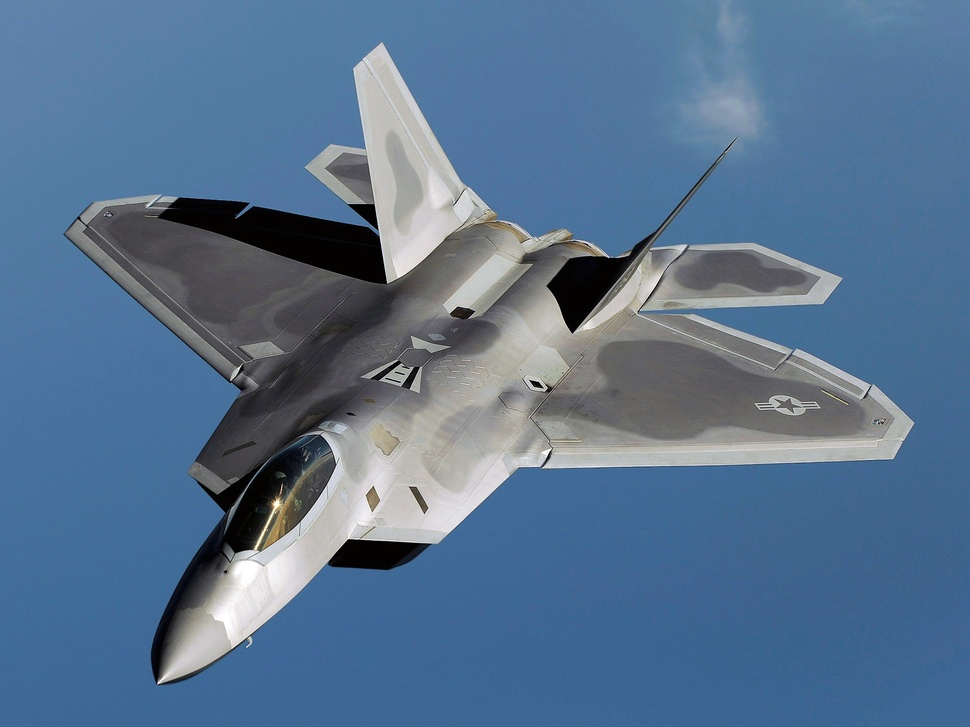
#> input picture Experiment 5 - Solutions by students/image.jpg, 970 x 727 px, shrunk from 1988 x 1491 before the run, found by its file name
$ python Experiment4.py
#> lines starting #> are read from the running program, lines starting #| are printed output that depends on the picture
import cv2
import numpy as np
import matplotlib.pyplot as plt
import os

image_path = "image.jpg"

if not os.path.exists(image_path):
    print("ERROR: image.jpg was not found!")
    print("Put image.jpg in the same folder as experiment4.py")
    exit()

img = cv2.imread(image_path, cv2.IMREAD_GRAYSCALE)
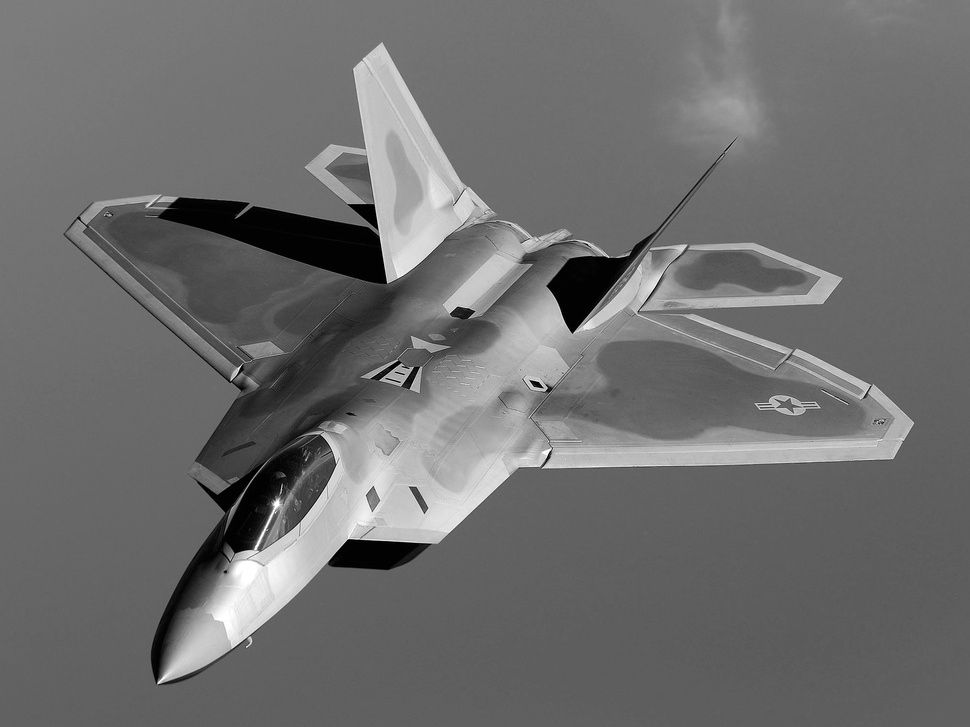
#> img: shape (727, 970); min 0, max 255, mean 109.8

if img is None:
    print("ERROR: Image could not be loaded.")
    exit()

print("Image loaded successfully!")
print("Image size:", img.shape)
#| Image size: (727, 970)


dft = cv2.dft(
    np.float32(img),
    flags=cv2.DFT_COMPLEX_OUTPUT
)

print("DFT calculated successfully!")

dft_shift = np.fft.fftshift(dft)

print("Frequency shifted successfully!")


magnitude = cv2.magnitude(
    dft_shift[:, :, 0],
    dft_shift[:, :, 1]
)

magnitude_spectrum = 20 * np.log(
    magnitude + 1
)
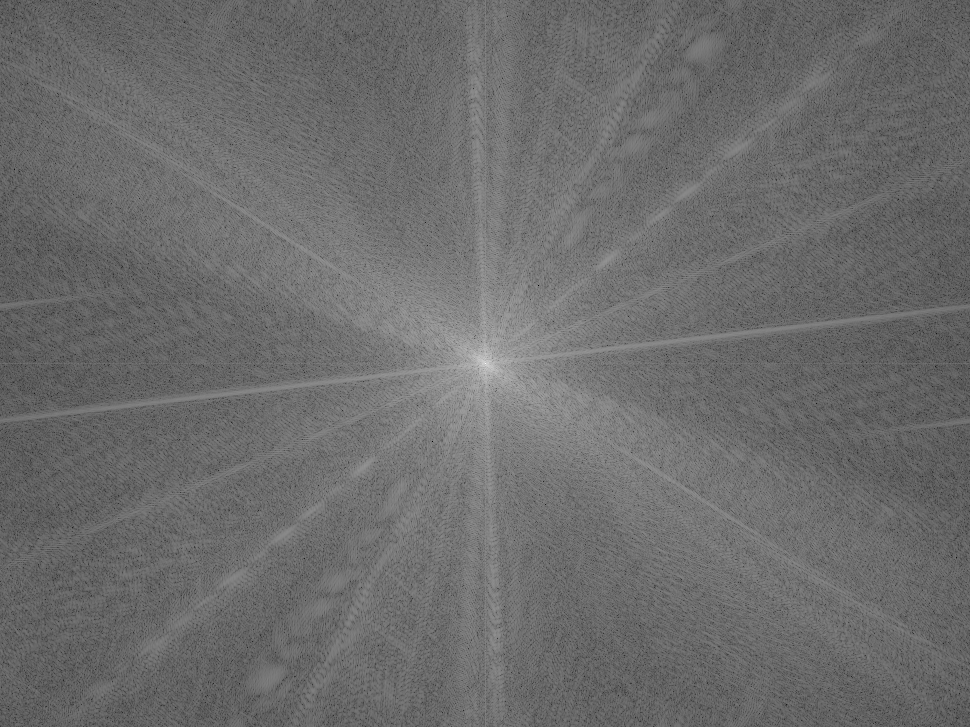
#> magnitude_spectrum: shape (727, 970) float32; min 17.85, max 363.3, mean 164.8; drawn with min black and max white
spectrum_display = cv2.normalize(
    magnitude_spectrum,
    None,
    0,
    255,
    cv2.NORM_MINMAX
).astype(np.uint8)

cv2.imwrite(
    "frequency_spectrum.jpg",
    spectrum_display
)

print("Frequency spectrum saved!")


rows, cols = img.shape
#> rows = 727; cols = 970

crow = rows // 2
#> crow = 363
ccol = cols // 2
#> ccol = 485

radius = 50


low_pass_mask = np.zeros(
    (rows, cols, 2),
    np.float32
)

cv2.circle(
    low_pass_mask,
    (ccol, crow),
    radius,
    (1, 1),
    -1
)

low_pass_dft = dft_shift * low_pass_mask


low_pass_ishift = np.fft.ifftshift(
    low_pass_dft
)

low_pass_result = cv2.idft(
    low_pass_ishift
)
low_pass_result = cv2.magnitude(
    low_pass_result[:, :, 0],
    low_pass_result[:, :, 1]
)
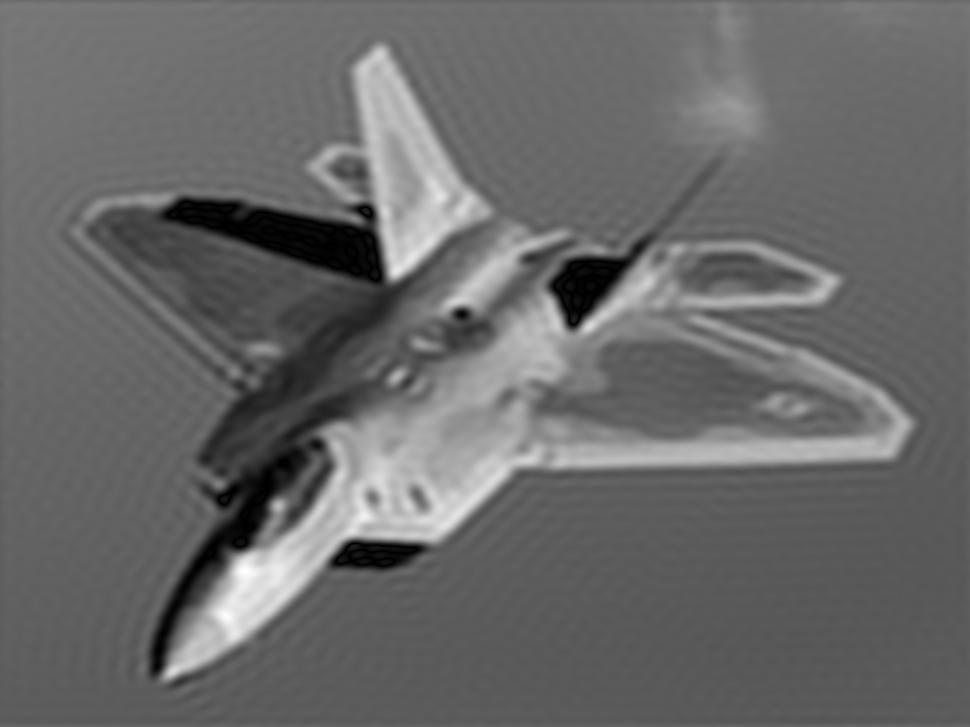
#> low_pass_result: shape (727, 970) float32; min 346.3, max 187608240, mean 77494256; drawn with min black and max white

low_pass_result = cv2.normalize(
    low_pass_result,
    None,
    0,
    255,
    cv2.NORM_MINMAX
).astype(np.uint8)

cv2.imwrite(
    "low_pass_result.jpg",
    low_pass_result
)

print("Low-pass result saved!")
high_pass_mask = np.ones(
    (rows, cols, 2),
    np.float32
)

cv2.circle(
    high_pass_mask,
    (ccol, crow),
    radius,
    (0, 0),
    -1
)

high_pass_dft = dft_shift * high_pass_mask

high_pass_ishift = np.fft.ifftshift(
    high_pass_dft
)

high_pass_result = cv2.idft(
    high_pass_ishift
)

high_pass_result = cv2.magnitude(
    high_pass_result[:, :, 0],
    high_pass_result[:, :, 1]
)
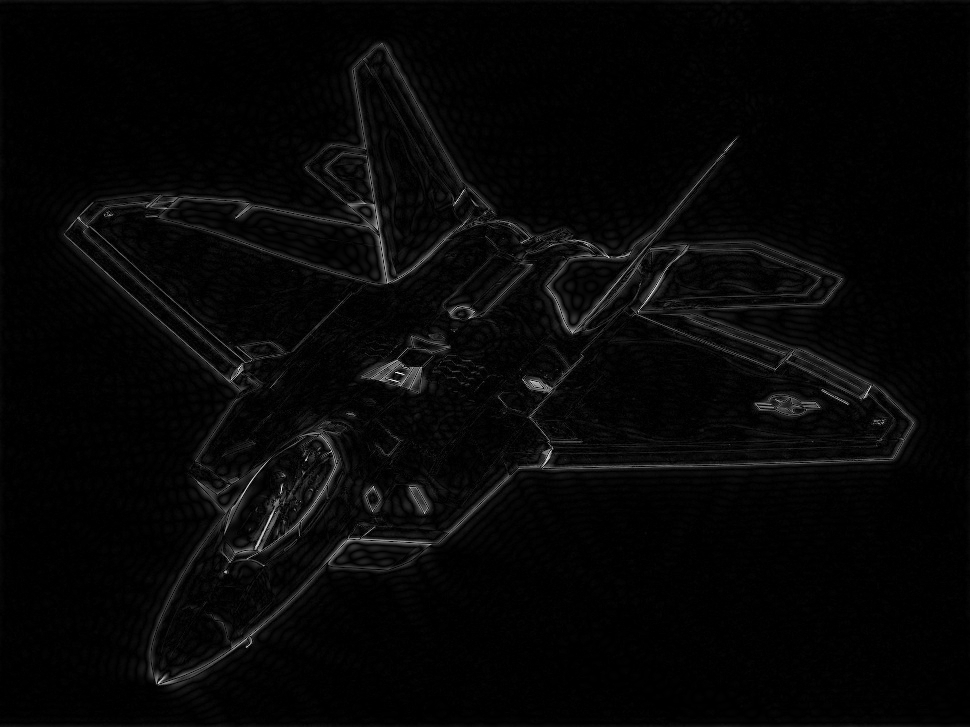
#> high_pass_result: shape (727, 970) float32; min 4.72, max 121782720, mean 3284393; drawn with min black and max white

high_pass_result = cv2.normalize(
    high_pass_result,
    None,
    0,
    255,
    cv2.NORM_MINMAX
).astype(np.uint8)

cv2.imwrite(
    "high_pass_result.jpg",
    high_pass_result
)

print("High-pass result saved!")

plt.figure(figsize=(12, 8))

plt.subplot(2, 2, 1)
plt.imshow(img, cmap="gray")
plt.title("Original Image")
plt.axis("off")

plt.subplot(2, 2, 2)
plt.imshow(magnitude_spectrum, cmap="gray")
plt.title("Frequency Spectrum")
plt.axis("off")

plt.subplot(2, 2, 3)
plt.imshow(low_pass_result, cmap="gray")
plt.title("Low-Pass Filter")
plt.axis("off")

plt.subplot(2, 2, 4)
plt.imshow(high_pass_result, cmap="gray")
plt.title("High-Pass Filter")
plt.axis("off")

plt.tight_layout()
plt.savefig(
    "experiment4_output.png",
    dpi=300,
    bbox_inches="tight"
)

plt.close()

print()
print("============================================")
print("EXPERIMENT COMPLETED SUCCESSFULLY!")
print("============================================")
print("Output files created:")
print("1. frequency_spectrum.jpg")
print("2. low_pass_result.jpg")
print("3. high_pass_result.jpg")
print("4. experiment4_output.png")
print("============================================")

$ run again, with Experiment 1 - Solutions by student/sample.jpg copied over Experiment 5 - Solutions by students/image.jpg
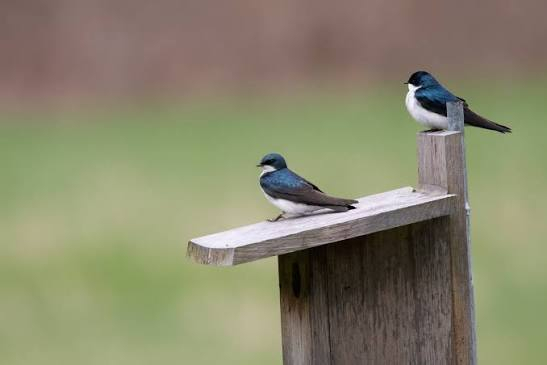
#> input picture Experiment 1 - Solutions by student/sample.jpg, 547 x 365 px, found by its file name
#| Image size: (365, 547)
#> `high_pass_result = cv2.magnitude( high_pass_result[:, :, 0], high_pass..`:
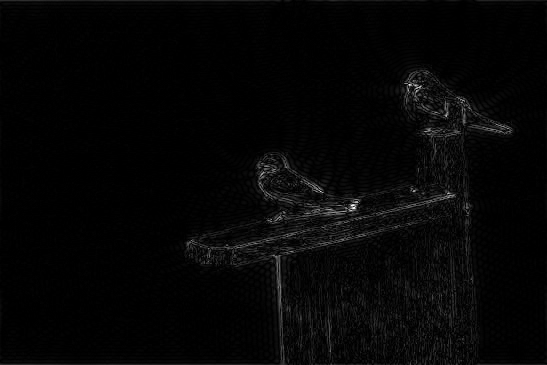
#> high_pass_result: shape (365, 547) float32; min 0.2, max 24891880, mean 571381.6; drawn with min black and max white
#> `plt.savefig( "experiment4_output.png", dpi=300, bbox_inches="tight" )`:
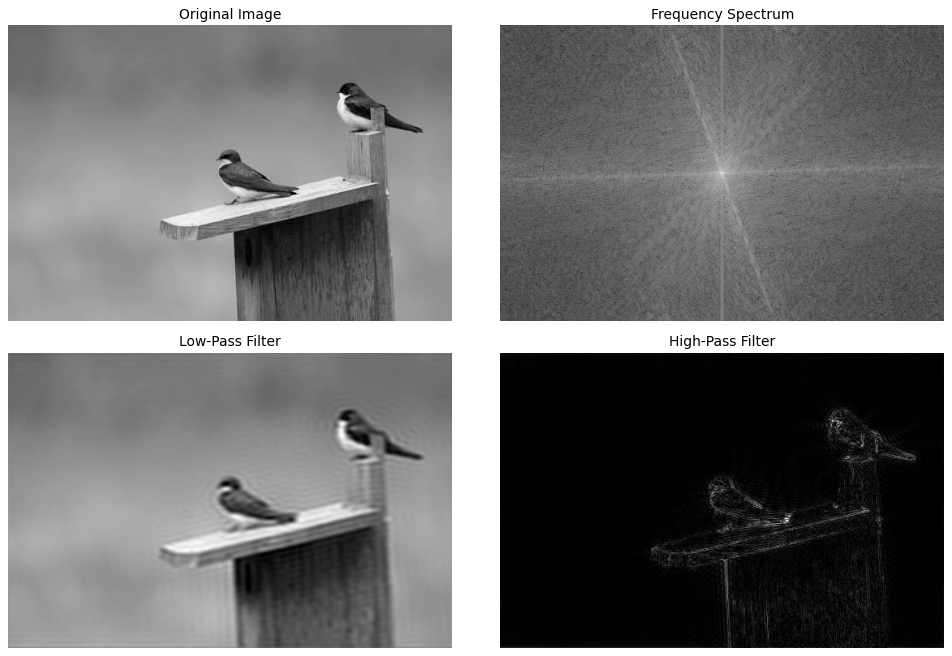
#> figure drawn by matplotlib, 4 panels
